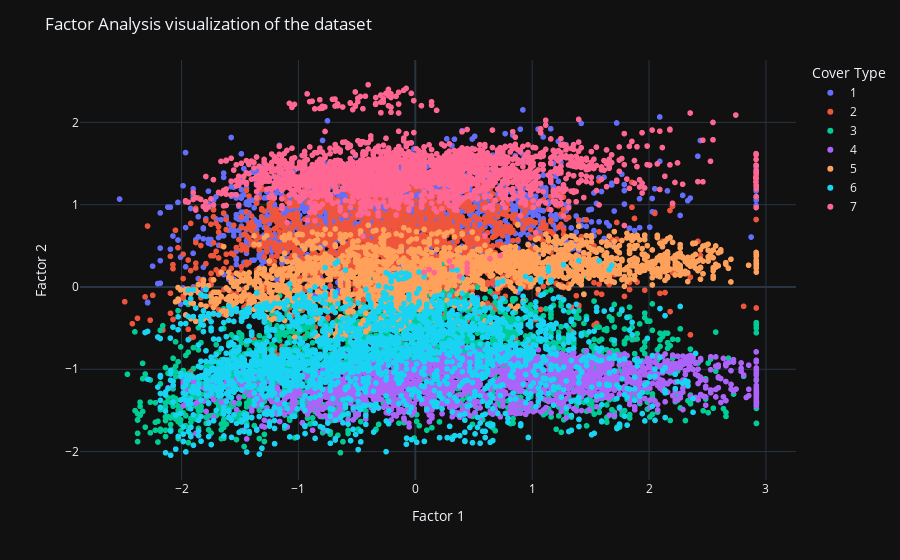

Notebook code cell kept with this figure:
### Code cell
fig = px.scatter(x=X_factor[:, 0], y=X_factor[:, 1], color=y)

fig.update_layout(
    title='Factor Analysis visualization of the dataset',
    xaxis_title='Factor 1',
    yaxis_title='Factor 2',
    legend_title='Cover Type',
    showlegend=True,
    template='plotly_dark'
)

fig.show()

### Figure 1 — Plotly figure (JSON) as saved in the notebook; plotly's stock layout.template omitted (floating-point values rounded to 4 significant figures; data arrays with more than 128 entries replaced by an {"elided": "..."} marker saying what was removed)
{"data": [{"hovertemplate": "color=1<br>x=%{x}<br>y=%{y}<extra></extra>", "legendgroup": "1", "marker": {"color": "#636efa", "symbol": "circle"}, "mode": "markers", "name": "1", "showlegend": true, "type": "scattergl", "x": {"elided": "2160 float values"}, "xaxis": "x", "y": {"elided": "2160 float values"}, "yaxis": "y"}, {"hovertemplate": "color=2<br>x=%{x}<br>y=%{y}<extra></extra>", "legendgroup": "2", "marker": {"color": "#EF553B", "symbol": "circle"}, "mode": "markers", "name": "2", "showlegend": true, "type": "scattergl", "x": {"elided": "2160 float values"}, "xaxis": "x", "y": {"elided": "2160 float values"}, "yaxis": "y"}, {"hovertemplate": "color=3<br>x=%{x}<br>y=%{y}<extra></extra>", "legendgroup": "3", "marker": {"color": "#00cc96", "symbol": "circle"}, "mode": "markers", "name": "3", "showlegend": true, "type": "scattergl", "x": {"elided": "2160 float values"}, "xaxis": "x", "y": {"elided": "2160 float values"}, "yaxis": "y"}, {"hovertemplate": "color=4<br>x=%{x}<br>y=%{y}<extra></extra>", "legendgroup": "4", "marker": {"color": "#ab63fa", "symbol": "circle"}, "mode": "markers", "name": "4", "showlegend": true, "type": "scattergl", "x": {"elided": "2160 float values"}, "xaxis": "x", "y": {"elided": "2160 float values"}, "yaxis": "y"}, {"hovertemplate": "color=5<br>x=%{x}<br>y=%{y}<extra></extra>", "legendgroup": "5", "marker": {"color": "#FFA15A", "symbol": "circle"}, "mode": "markers", "name": "5", "showlegend": true, "type": "scattergl", "x": {"elided": "2160 float values"}, "xaxis": "x", "y": {"elided": "2160 float values"}, "yaxis": "y"}, {"hovertemplate": "color=6<br>x=%{x}<br>y=%{y}<extra></extra>", "legendgroup": "6", "marker": {"color": "#19d3f3", "symbol": "circle"}, "mode": "markers", "name": "6", "showlegend": true, "type": "scattergl", "x": {"elided": "2160 float values"}, "xaxis": "x", "y": {"elided": "2160 float values"}, "yaxis": "y"}, {"hovertemplate": "color=7<br>x=%{x}<br>y=%{y}<extra></extra>", "legendgroup": "7", "marker": {"color": "#FF6692", "symbol": "circle"}, "mode": "markers", "name": "7", "showlegend": true, "type": "scattergl", "x": {"elided": "2160 float values"}, "xaxis": "x", "y": {"elided": "2160 float values"}, "yaxis": "y"}], "layout": {"legend": {"title": {"text": "Cover Type"}, "tracegroupgap": 0}, "margin": {"t": 60}, "showlegend": true, "title": {"text": "Factor Analysis visualization of the dataset"}, "xaxis": {"anchor": "y", "domain": [0, 1], "title": {"text": "Factor 1"}}, "yaxis": {"anchor": "x", "domain": [0, 1], "title": {"text": "Factor 2"}}}}
